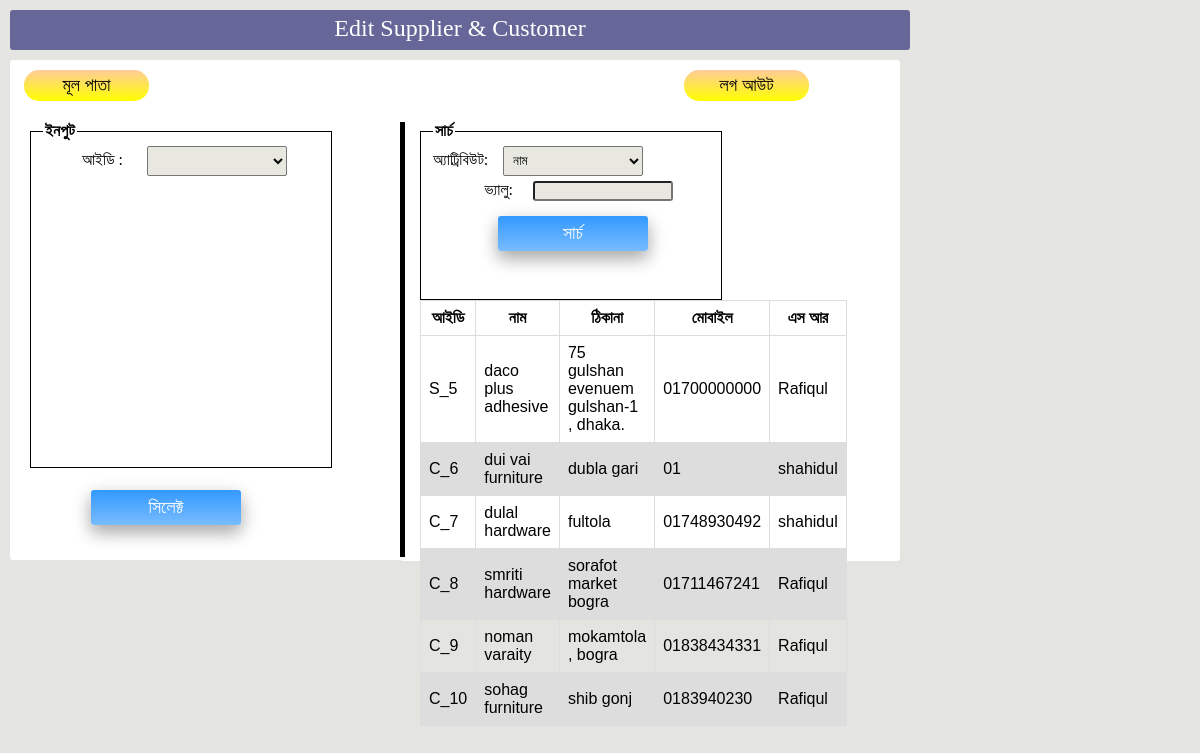
The app's page /sc/edit/ (signed in), older data.
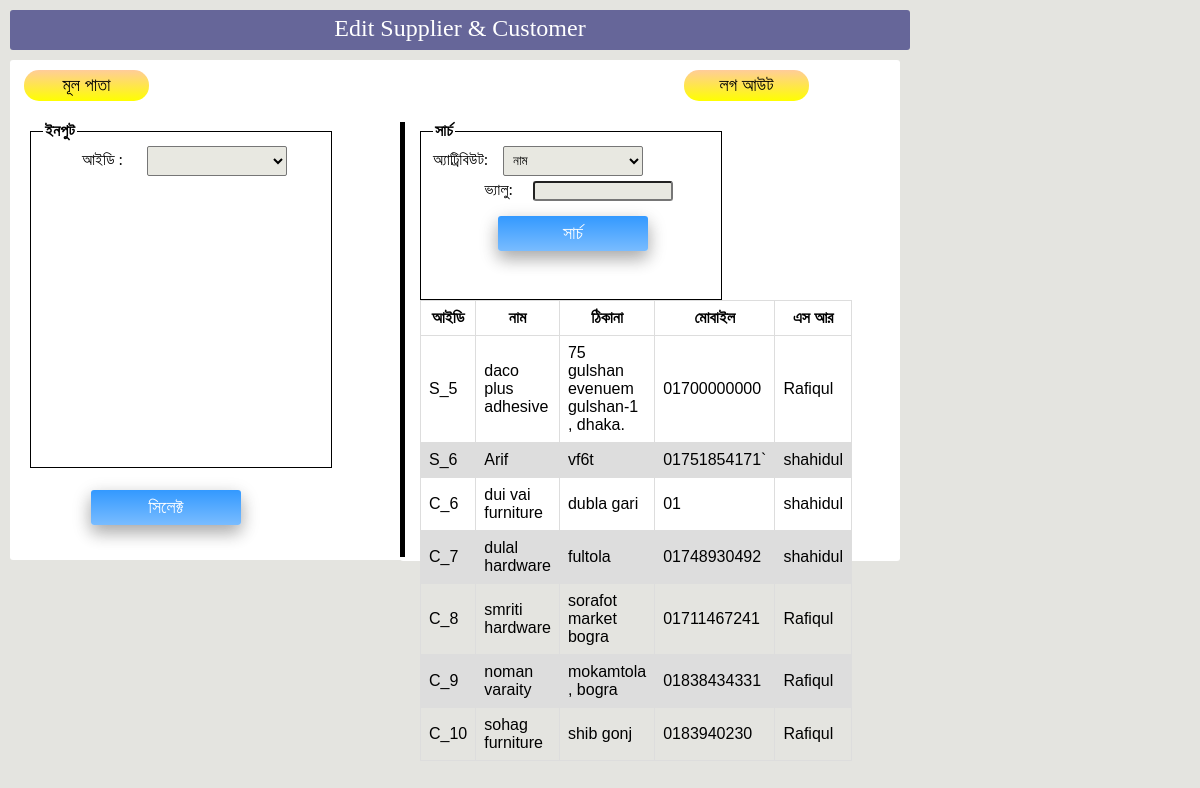
The same page, newer data.
### project/models.py (models this page shows, shortened)
class Supplier(models.Model):
    name = models.CharField(max_length=50)
    address = models.CharField(max_length=150)
    mobile_no = models.CharField(max_length=20)
    sr = models.ForeignKey(Sr)

class Sr(models.Model):
    name = models.CharField(max_length=50)
    address = models.CharField(max_length=150)
    mobileNo= models.CharField(max_length=20)

class Customer(models.Model):
    name = models.CharField(max_length=50)
    address = models.CharField(max_length=150)
    mobile_no = models.CharField(max_length=20)
    sr = models.ForeignKey(Sr)

### project/views.py (the view, shortened to what this page needs)
# urls.py: url(r'^sc/edit/$',views.show_sc_edit_page,name='sc_edit_page'),
def show_sc_edit_page(request):
    if not request.user.is_authenticated:
        return HttpResponseRedirect('/login')
    c = {'supplier':Supplier.objects.all(), 'customer':Customer.objects.all(),'sr':Sr.objects.all()}
    c.update(csrf(request))
    return render_to_response('sc_edit.html', c)

### project/templates/sc_edit.html (shortened to what this page needs)
﻿<!DOCTYPE html PUBLIC "-//W3C//DTD XHTML 1.0 Transitional//EN" "http://www.w3.org/TR/xhtml1/DTD/xhtml1-transitional.dtd">
<html xmlns="http://www.w3.org/1999/xhtml">
<head>
</head>
<body style="background-color: #E4E4E0">
<form action="" method="post" style="border-radius:3px; width: 900px; height: 40px; top: 10px; position: absolute; background-color: #666699; left: 10px; bottom: 235px;">
	<div class="auto-style1">
		Edit Supplier &amp; Customer</div>
</form>
<form action="/sc/edit/" method="post" style= "border-radius: 3px; width: 500px; height: 500px; top: 60px; position: absolute; background-color: #FFFFFF; left: 10px;">
		<div id="layer2" style="position: absolute; width: 162px; height: 49px; z-index: 2; left: 9px; top: 5px; right: 409px;">
			<button class="button" type="button"  onclick="location.href ='/home'" ><span>মূল পাতা</span>
			</button>
		</div>
		<div id="layer1" style="position: absolute; width: 143px; height: 49px; z-index: 1; left: 669px; top: 5px">
			<button class="button" type="button"  onclick="location.href ='/logout'" ><span>লগ আউট</span>
			</button>
		</div>
		<div id="layer1" style="position: absolute; width: 162px; height: 51px; z-index: 1; left: 71px; top: 420px">
			{% if not EDIT %}
			<input name="Select_button" type="submit" value="সিলেক্ট" class="button1"/>
			{% endif %}
		</div>
	<fieldset style="border: thin solid #000000; height: 328px; width: 276px; position: absolute; left:20px; top: 62px;">
			<legend><strong>ইনপুট</strong></legend>
			{% if not EDIT %}
			<label for="txtId">আইডি :</label>
			<select name="Select_id"  style="width: 140px; height: 30px; border-radius: 2px; background:#E8E8E1; padding: 5px; margin-bottom: 5px">
				<option></option>
				{% for i in supplier.all %}
					<option>S_{{i.id}}</option>
				{% endfor %}
			</select>
			{% endif %}
	</fieldset>
</form>
<form action="/sc/edit/"   method="POST" style= "border-radius: 3px; width: 500px; height: 501px; top: 60px; position: absolute; background-color: #FFFFFF; left: 400px;">
	<fieldset style="border: thin solid #000000; height: 160px; width: 276px; position: absolute; left:20px; top: 62px;">
	<legend><strong >সার্চ</strong></legend>
		<label for="searchType" style="width:50px">অ্যাট্রিবিউট:</label><select name="stype" style="width: 140px; height: 30px; border-radius: 2px; background:#E8E8E1; padding-left: 5px; padding-right: 5px; padding-top: 2px; padding-bottom:2px; margin-bottom: 5px">
				<option value = "Name">নাম</option>
			</select>
		<label for="value">ভ্যালু:</label><input type="text" name="value" style= "width: 140px; height: 20px; border-radius: 3px; background:#E8E8E1; padding: 5px; margin-bottom: 5px">
		<div id="layer4" style="width: 162px; height: 51px; margin-left:55px; z-index: 1">
			<input name="Search_button" type="submit"  value="সার্চ" class="button1"/>
		</div>
	</fieldset>
		<div id="table-wrapper" style="position: absolute; width: 422px; height: 232px; z-index: 3; left:20px; top: 240px;">
		  <div id="table-scroll">
			<table>
				<tbody>
					<tr>
						<th>আইডি</th>
						<th>নাম</th>
						<th>ঠিকানা</th>
						<th>মোবাইল</th>
						<th>এস আর</th>
					</tr>
				</tbody>
				<tbody>
				{% for i in supplier.all %}
				  <tr>
					<td>S_{{i.id}}</td>
					<td>{{i.name}}</td>
					<td>{{i.address}}</td>
					<td>{{i.mobile_no}}</td>
					<td>{{i.sr.name}}</td>
				  </tr>
				{% endfor %}
				{% for i in customer.all %}
				  <tr>
					<td>C_{{i.id}}</td>
					<td>{{i.name}}</td>
					<td>{{i.address}}</td>
					<td>{{i.mobile_no}}</td>
					<td>{{i.sr.name}}</td>
				  </tr>
				{% endfor %}
				</tbody>
			</table>
		  </div>
		</div>
		<div class="verticalLine" style=" position: absolute; height: 435px; width: 6px; left: 0px; top: 62px;">
		</div>
</form>
</body>
</html>

### project/templates/sc_edit.html (style rules this page uses)
label { display:inline-block; width:80px; margin-right:20px; text-align:right; }
fieldset { border:none; margin:0px auto; }
.button1 { display: inline-block; border-radius: 3px; background-color: #f4511e; background: linear-gradient(#3399ff, #79bcFF); border: none; color: #FFFFFF; text-align: center; font-size: 18px; height: 35px; width: 150px; transition: all 0.5s; cursor: pointer; margin: 10px; box-shadow: 0 8px 16px 0 rgba(0,0,0,0.2), 0 6px 20px 0 rgba(0,0,0,0.19); }
.button1 { display: block }
.button { display: inline-block; border-radius: 15px; background-color: #f4511e; background: linear-gradient(#FFCC99, yellow); border: none; color: #FFFFFF; text-align: center; font-size: 18px; padding: 5px; width: 125px; transition: all 0.5s; cursor: pointer; margin: 5px; }
.button span { cursor:pointer; display: inline-block; position: relative; transition: 0.5s; color: black; }
.button span:after { content: '\00bb'; position: absolute; opacity: 0; top: 0; right: -20px; transition: 0.5s; }
.auto-style1 { text-align: center; font-size: x-large; color: #FFFFFF; padding: 5px; }
table { font-family: arial, sans-serif; border-collapse: collapse; width: 100%; }
td, th { border: 1px solid #dddddd; border-collapse: collapse text-align: left; padding: 8px; }
table th { text-align:center }
tr:nth-child(even) { background-color: #dddddd; }
.verticalLine { border-left: thick solid #000000 }

Row changes from the older to the newer data that the page shows:
added Supplier: id "6", name "Arif", address "vf6t", mobile_no "01751854171`", sr.name "shahidul"
